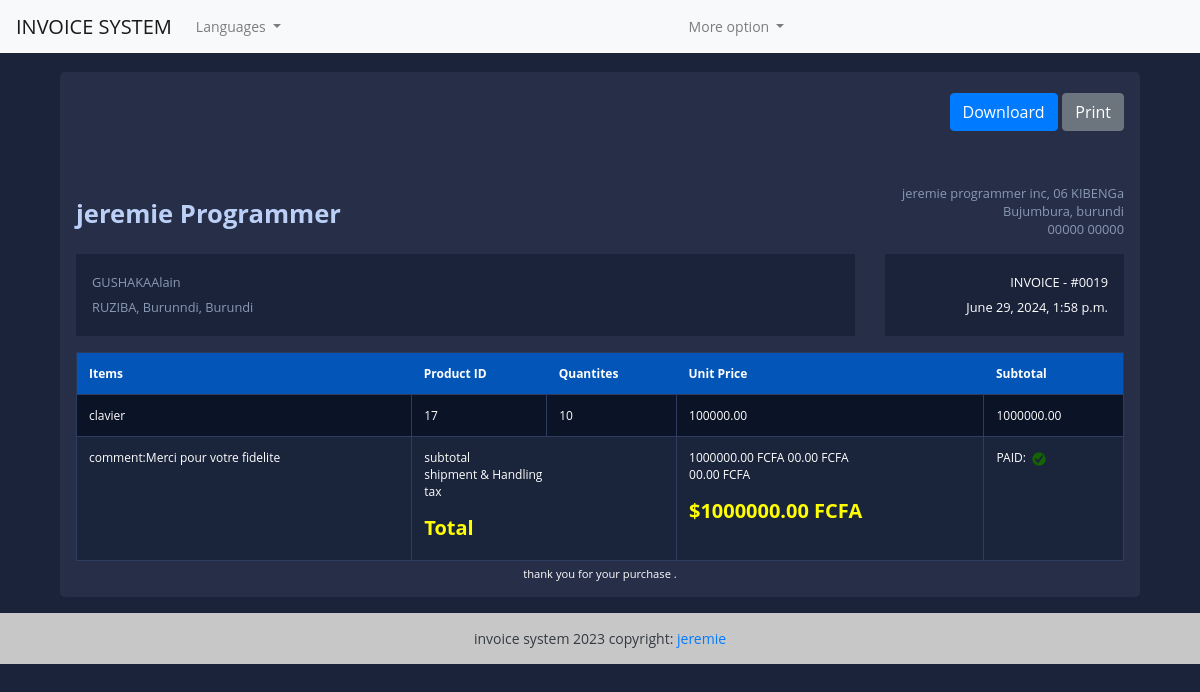
Screenshot of /view-invoice/19 (signed in) with the database file from the repository.
### fact_app/models.py (models this page shows, shortened)
class Invoice(models.Model):
  INVOICE_TYPE= (
    ('R', 'RECEIPT'),
    ('P', 'PROFORMA INVOICE'),
    ('I', 'INVOICE')
  )
  customer = models.ForeignKey(Customer, on_delete=models.PROTECT)
  save_by =models.ForeignKey(User, on_delete=models.PROTECT)
  invoice_date_time = models.DateTimeField(auto_now_add=True)
  total = models.DecimalField(max_digits=10000, decimal_places=2)
  last_updated_date = models.DateTimeField(null=True, blank=True)
  paid = models.BooleanField(default=False)
  invoice_type = models.CharField(max_length=1, choices=INVOICE_TYPE)
  comments = models.TextField(null=True, max_length=1000, blank=True)
  class Meta:
    verbose_name = "Invoice"
    verbose_name_plural ="Invoices"
  @property
  def get_total(self):
    articles = self.article_set.all()
    total = sum(article.get_total for article in articles)
    return total

class Customer(models.Model):
  SEX_TYPES =   (
    ('M', 'Masculin'),
    ('F', 'Feminin'),
  )
  name = models.CharField(max_length=132)
  email = models.EmailField()
  phone = models.CharField(max_length=132)
  address = models.CharField(max_length=64)
  sex = models.CharField(max_length=1, choices=SEX_TYPES)
  age =models.CharField(max_length=12)
  city = models.CharField(max_length=32)
  zip_code = models.CharField(max_length=16)
  created_date = models.DateTimeField(auto_now_add=True)
  save_by = models.ForeignKey(User, on_delete=models.PROTECT)
  class Meta:
    verbose_name = "Customer"
    verbose_name_plural ="Customers"

class Article(models.Model):
  invoice = models.ForeignKey(Invoice, on_delete=models.CASCADE)
  name = models.CharField(max_length=32)
  quantity = models.IntegerField()
  unit_price = models.DecimalField(max_digits=1000, decimal_places=2)
  total = models.DecimalField(max_digits=1000, decimal_places=2)
  class Meta:
    verbose_name='Article'
    verbose_name_plural='Articles'
  @property
  def get_total(self):
    total = self.quantity * self.unit_price
    return total

### fact_app/views.py (the view)
# urls.py: path('view-invoice/<int:pk>', views.InvoiceVisualizationView.as_view(), name='view-invoice'),
class InvoiceVisualizationView(LoginRequiredSuperuserMixim, View):
    template_name = 'invoice.html'
    def get(self, request, *args, **kwargs):
      pk = kwargs.get('pk')
      context = get_invoice(pk)
      return render(request, self.template_name, context)

### fact_app/utils.py (called while the page is built)
def get_invoice(pk):
    obj = Invoice.objects.get(pk=pk)
    articles = obj.article_set.all()
    context = {
          'obj': obj,
          'articles': articles
       }
    return context

### templates/invoice.html (shortened to what this page needs)
{% extends "base.html" %}
{% load static %}
{% block content %}
<div class="container">
  <div class="row gutters">
    <div class="col-xl-12 col-lg-12 col-md-12 col-sm-12 col-12">
      <div class="card">
        <div class="card-body p-0">
          <div class="invoice-container">
            <div class="invoice-header">
              <div class="row gutters">
                <div class="col-xl-12 col-lg-12 col-md-12 col-sm-12">
                  <div class="custom-actions-btns mb-5  text-right">
                    <a href="{% url 'invoice-pdf' pk=obj.pk %}" class="btn btn-primary">
                         Downloard
                      </a>
                      <a href="#" class="btn btn-secondary">
                           Print
                        </a>
                  </div>
                </div>
              </div>
              <div class="row gutters">
                      <div class="col-xl-6 col-lg-6 col-md-6 col-sm-6 ">
                        <a href="" class="invoice-logo text-right ">
                           jeremie Programmer
                          </a>
                      </div>
                      <div class="col-lg-6 col-md-6 col-sm-6">
                        <address class="text-right">
                           jeremie programmer inc, 06 KIBENGa<br>
                            Bujumbura, burundi<br>
                            00000 00000
                        </address>
                     </div>
              </div>
              <div class="row gutters">
                <div class="col-xl-9 col-lg-9 col-md-12 col-sm-12 col-12">
                    <div class="invoice-details">
                      <address>
                        {{obj.customer.name}}<br>
                        {{obj.customer.address}}, {{obj.customer.city}}, Burundi
                       </address>
                    </div>
                     </div>
                     <div class="col-xl-3 col-lg-3 col-md-12 col-sm-12 col-12">
                      <div class="invoice-details">
                        <div class="invoice-num">
                           <div>{{obj.get_invoice_type_display}} - #00{{obj.id}}</div>
                           <div>{{obj.invoice_date_time}}</div>
                        </div>
                      </div>
                    </div>
                </div>
            </div>
            <div class="invoice-body">
               <div class="row gutters">
                <div class="col-lg-12 col-md-12 col-sm-12">
                  <div class="table-responsive">
                    <table class="table custom-table m-0">
                        <thead>
                          <tr>
                            <th>Items</th>
                            <th>Product ID</th>
                            <th>Quantites</th>
                            <th>Unit Price</th>
                            <th>Subtotal</th>
                          </tr>
                        </thead>
                        <tbody>
                          {% for article in articles %}
                          <tr>
                            <td>
                              {{article.name}}
                            </td>
                            <td>
                              {{article.id}}
                            </td>
                            <td>
                              {{article.quantity}}
                            </td>
                            <td>
                              {{article.unit_price}}
                            </td>
                            <td>
                              {{article.get_total}}
                            </td>
                          </tr>
                          {% endfor %}
                          <tr>
                            <td>comment:{{obj.comments}}</td>
                            <td colspan="2">
                               <p>
                                subtotal<br>
                                shipment &amp; Handling<br>
                                tax<br>
                               </p>
                               <h5 class="text-success"><strong>Total</strong></h5>
                            </td>
                            <td>
                              <p>
                                {{obj.get_total}} FCFA
                                00.00 FCFA<br>
                                00.00 FCFA<br>
                              </p>
                              <h5 class="text-success"><strong>${{obj.get_total}} FCFA</strong></h5>
                            </td>
                            <td>
                              PAID:
                              {% if obj.paid %}
                              <img class="icon" src="{% static 'images/icon-yes.png' %}" alt="True" style="
                                height: 20px;
                                width: 20px;
                              ";>
                            {% else %}
                              <img class="icon" src="{% static 'images/icon-no.png' %}" alt="False" style="
                                height: 20px;
                                width: 20px;
                              ";>
                            {% endif %}
                      </td>
                          </tr>
                        </tbody>
                    </table>
                  </div>
                </div>
               </div>
            </div>
            <div class="invoice-footer">
              thank you for your purchase .
            </div>
          </div>
        </div>
      </div>
    </div>
  </div>
</div>
{% endblock %}

### static/style.css (style rules this page uses)
body { margin: 0; padding: 0; font: 400 .875rem 'Open Sans', sans-serif; background: #1A233A; color: white; position: relative; height: 100%; }
.invoice-container { padding: 1rem; }
.invoice-container .invoice-header .invoice-logo { margin: 0.8rem 0 0 0; display: inline-block; font-size: 1.6rem; font-weight: 700; color: #bcd0f7; }
.invoice-container .invoice-header address { font-size: 0.8rem; color: #8a99b5; margin: 0; }
.invoice-container .invoice-details { margin: 1rem 0 0 0; padding: 1rem; line-height: 180%; background: #1a233a; }
.invoice-container .invoice-details .invoice-num { text-align: right; font-size: 0.8rem; }
.invoice-container .invoice-body { padding: 1rem 0 0 0; }
.invoice-container .invoice-footer { text-align: center; font-size: 0.7rem; margin: 5px 0 0 0; }
.card { background: #272E48; -webkit-border-radius: 5px; -moz-border-radius: 5px; border-radius: 5px; border: 0; margin-bottom: 1rem; }
.custom-table { border: 1px solid #2b3958; }
.custom-table thead { background-color: #0455b8; }
.custom-table thead th { border: 0; color: white; }
.custom-table>tbody tr:nth-of-type(even) { background-color: #1a243a; }
.custom-table tbody td { color: white; }
.custom-table>tbody td { border: 1px solid #2e3d5f; }
.table { background-color: #0b1326; color: #05070b; font-size: .75rem; }
.text-success { color: yellow !important; }
.custom-actions-btns { margin: auto; display: flex; justify-content: flex-end; }
.custom-actions-btns .btn { margin: .3rem 0 .3rem .3rem; }

### rows the page displays
Invoice: customer.name "GUSHAKAAlain", customer.address "RUZIBA", customer.city "Burunndi", invoice_type "INVOICE", id "19", invoice_date_time "June 29, 2024, 1:58 p.m.", comments "Merci pour votre fidelite", get_total "1000000.00"
Article: name "clavier", id "17", quantity "10", unit_price "100000.00", get_total "1000000.00"
